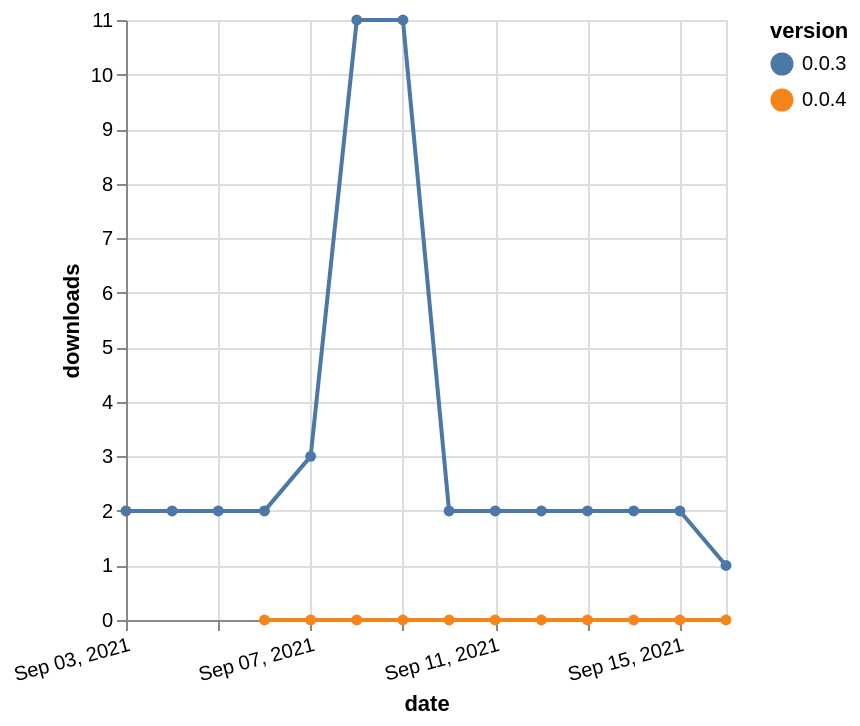

Describe this chart as a Vega-Lite specification.
### Vega-Lite specification from a JSON file in a GitHub repository (floating-point values rounded to 4 significant figures)
{"$schema": "https://vega.github.io/schema/vega-lite/v5.json", "description": "A simple bar chart with embedded data.", "data": {"values": [{"date": "2021-09-03", "total": 1402, "delta": 2, "version": "0.0.3"}, {"date": "2021-09-04", "total": 1404, "delta": 2, "version": "0.0.3"}, {"date": "2021-09-05", "total": 1406, "delta": 2, "version": "0.0.3"}, {"date": "2021-09-06", "total": 1408, "delta": 2, "version": "0.0.3"}, {"date": "2021-09-07", "total": 1411, "delta": 3, "version": "0.0.3"}, {"date": "2021-09-08", "total": 1422, "delta": 11, "version": "0.0.3"}, {"date": "2021-09-09", "total": 1433, "delta": 11, "version": "0.0.3"}, {"date": "2021-09-10", "total": 1435, "delta": 2, "version": "0.0.3"}, {"date": "2021-09-11", "total": 1437, "delta": 2, "version": "0.0.3"}, {"date": "2021-09-12", "total": 1439, "delta": 2, "version": "0.0.3"}, {"date": "2021-09-13", "total": 1441, "delta": 2, "version": "0.0.3"}, {"date": "2021-09-14", "total": 1443, "delta": 2, "version": "0.0.3"}, {"date": "2021-09-15", "total": 1445, "delta": 2, "version": "0.0.3"}, {"date": "2021-09-16", "total": 1446, "delta": 1, "version": "0.0.3"}, {"date": "2021-09-06", "total": 8, "delta": 0, "version": "0.0.4"}, {"date": "2021-09-07", "total": 60, "delta": 0, "version": "0.0.4"}, {"date": "2021-09-08", "total": 63, "delta": 0, "version": "0.0.4"}, {"date": "2021-09-09", "total": 69, "delta": 0, "version": "0.0.4"}, {"date": "2021-09-10", "total": 71, "delta": 0, "version": "0.0.4"}, {"date": "2021-09-11", "total": 73, "delta": 0, "version": "0.0.4"}, {"date": "2021-09-12", "total": 75, "delta": 0, "version": "0.0.4"}, {"date": "2021-09-13", "total": 85, "delta": 0, "version": "0.0.4"}, {"date": "2021-09-14", "total": 87, "delta": 0, "version": "0.0.4"}, {"date": "2021-09-15", "total": 89, "delta": 0, "version": "0.0.4"}, {"date": "2021-09-16", "total": 90, "delta": 0, "version": "0.0.4"}]}, "width": "container", "mark": {"type": "line", "point": {"filled": true}}, "encoding": {"x": {"field": "date", "type": "temporal", "timeUnit": "yearmonthdate", "title": "date", "axis": {"labelAngle": -15}}, "y": {"field": "delta", "type": "quantitative", "title": "downloads"}, "color": {"field": "version", "type": "nominal"}, "tooltip": {"field": "delta"}}}
